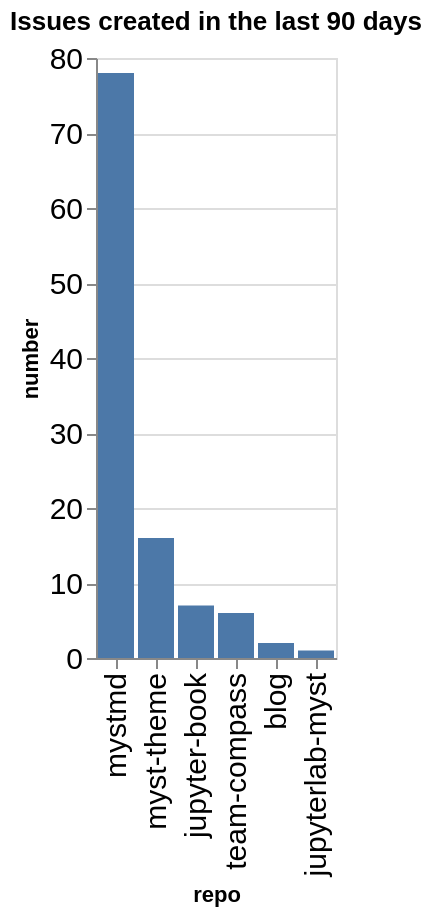

Notebook cell for this chart:
### Code cell
created_counts = created.groupby(['org', 'repo']).count()['number'].reset_index()
created_counts['org/repo'] = created_counts.apply(lambda a: a['org'] + '/' + a['repo'], axis=1)
sorted_vals = created_counts.sort_values(['org', 'number'], ascending=False)['repo'].values
alt.Chart(data=created_counts, title=f"Issues created in the last {n_days} days").mark_bar().encode(
    x=alt.X('repo', sort=alt.Sort(sorted_vals.tolist())),
    y='number',
)

### Figure 1 — Vega-Lite specification as saved in the notebook (floating-point values rounded to 4 significant figures)
{"config": {"axisLeft": {"labelFontSize": 15}, "axisBottom": {"labelFontSize": 15}}, "data": {"name": "data-d6118edc143e60d6f9fe0d15177cb9f9"}, "mark": {"type": "bar"}, "encoding": {"x": {"field": "repo", "sort": ["mystmd", "myst-theme", "jupyter-book", "team-compass", "blog", "jupyterlab-myst"], "type": "nominal"}, "y": {"field": "number", "type": "quantitative"}}, "title": "Issues created in the last 90 days", "$schema": "https://vega.github.io/schema/vega-lite/v5.20.1.json", "datasets": {"data-d6118edc143e60d6f9fe0d15177cb9f9": [{"org": "jupyter-book", "repo": "blog", "number": 2, "org/repo": "jupyter-book/blog"}, {"org": "jupyter-book", "repo": "jupyter-book", "number": 7, "org/repo": "jupyter-book/jupyter-book"}, {"org": "jupyter-book", "repo": "jupyterlab-myst", "number": 1, "org/repo": "jupyter-book/jupyterlab-myst"}, {"org": "jupyter-book", "repo": "myst-theme", "number": 16, "org/repo": "jupyter-book/myst-theme"}, {"org": "jupyter-book", "repo": "mystmd", "number": 78, "org/repo": "jupyter-book/mystmd"}, {"org": "jupyter-book", "repo": "team-compass", "number": 6, "org/repo": "jupyter-book/team-compass"}]}}
